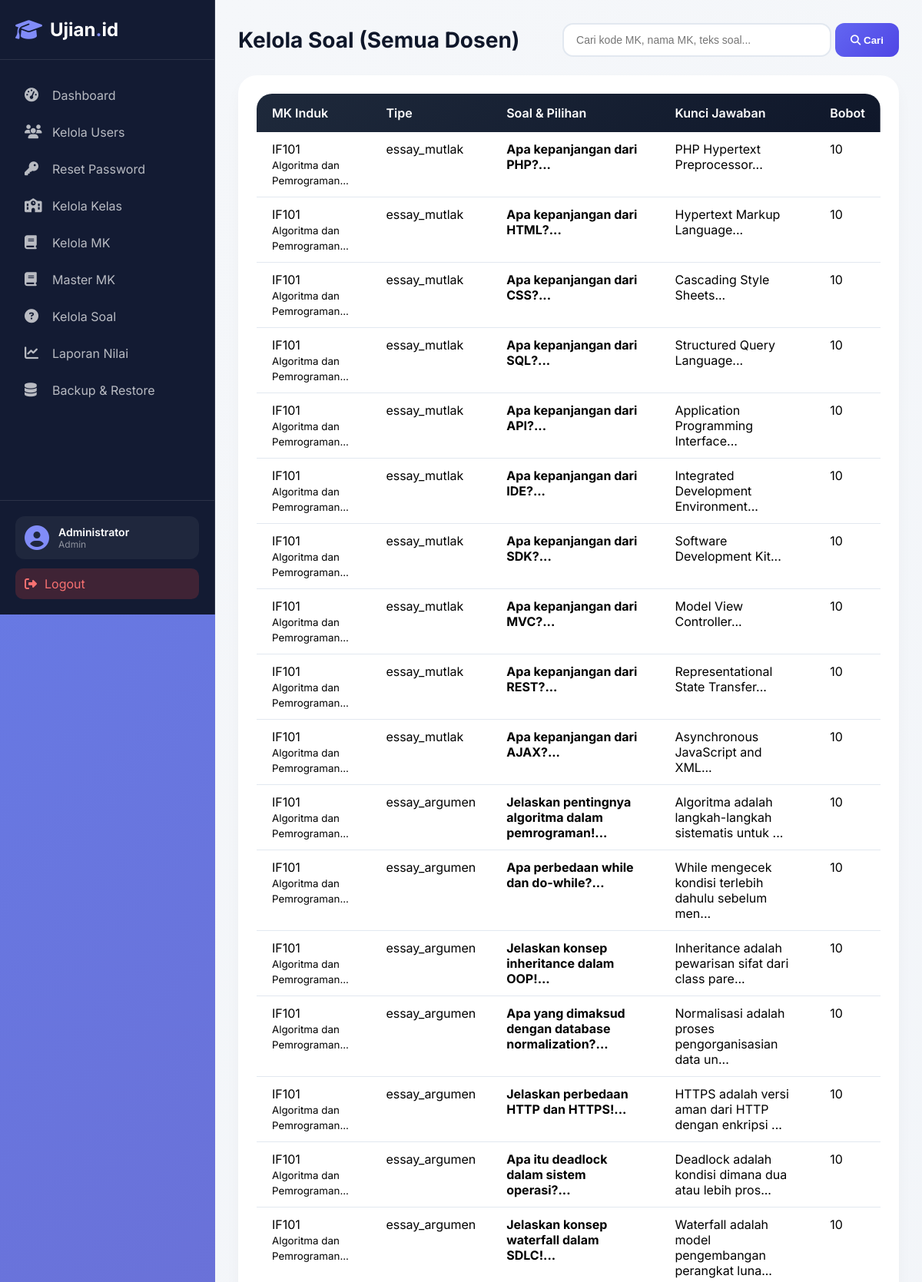
/admin/soal/index.php (signed in, upper part), run on the app's committed database.
### tables this page shows
CREATE TABLE `soal` (
  `id` int(11) NOT NULL AUTO_INCREMENT,
  `mk_id` int(11) NOT NULL,
  `mk_induk_id` int(11) DEFAULT NULL,
  `tipe_soal` enum('pg','essay_mutlak','essay_argumen') NOT NULL,
  `teks_soal` text NOT NULL,
  `pilihan_A` text DEFAULT NULL,
  `pilihan_B` text DEFAULT NULL,
  `pilihan_C` text DEFAULT NULL,
  `pilihan_D` text DEFAULT NULL,
  `pilihan_E` text DEFAULT NULL,
  `kunci_jawaban` text NOT NULL,
  `bobot` int(11) DEFAULT 10,
  `created_at` timestamp NOT NULL DEFAULT current_timestamp(),
  PRIMARY KEY (`id`),
  KEY `mk_id` (`mk_id`),
  KEY `fk_soal_mk_induk` (`mk_induk_id`),
  CONSTRAINT `fk_soal_mk_induk` FOREIGN KEY (`mk_induk_id`) REFERENCES `mata_kuliah_induk` (`id`) ON DELETE CASCADE,
  CONSTRAINT `soal_ibfk_1` FOREIGN KEY (`mk_id`) REFERENCES `mata_kuliah` (`id`) ON DELETE CASCADE
);

CREATE TABLE `mata_kuliah_induk` (
  `id` int(11) NOT NULL AUTO_INCREMENT,
  `kode_mk` varchar(20) NOT NULL,
  `nama_mk` varchar(100) NOT NULL,
  `created_at` timestamp NOT NULL DEFAULT current_timestamp(),
  PRIMARY KEY (`id`),
  UNIQUE KEY `kode_mk` (`kode_mk`)
);

### admin/soal/index.php (the view, shortened to what this page needs)
<?php
include '../../config/database.php';
$search = isset($_GET['search']) ? mysqli_real_escape_string($conn, trim($_GET['search'])) : '';
$query = "SELECT s.*, mki.kode_mk as mk_induk_kode, mki.nama_mk as mk_induk_nama
          FROM soal s
          JOIN mata_kuliah_induk mki ON s.mk_induk_id = mki.id";
$query .= " ORDER BY mki.kode_mk, s.id LIMIT 200";
$soal = mysqli_query($conn, $query);
include '../../includes/header.php';
?>
<div class="page-header">
    <h1 class="page-title">Kelola Soal (Semua Dosen)</h1>
    <div style="display: flex; gap: 10px; flex-wrap: wrap;">
        <form method="GET" style="display: flex; gap: 5px;">
            <input type="text" name="search" class="form-control" placeholder="Cari kode MK, nama MK, teks soal..."
                   value="<?= htmlspecialchars($search) ?>" style="width: 350px;">
            <button type="submit" class="btn-primary"><i class="fas fa-search"></i> Cari</button>
        </form>
    </div>
</div>
<div class="card-modern" style="overflow-x: auto;">
    <table class="table-modern" style="min-width: 800px;">
        <thead>
            <tr>
                <th>MK Induk</th>
                <th>Tipe</th>
                <th>Soal & Pilihan</th>
                <th>Kunci Jawaban</th>
                <th>Bobot</th>
            </tr>
        </thead>
        <tbody>
            <?php if(mysqli_num_rows($soal) > 0): ?>
                <?php while($row = mysqli_fetch_assoc($soal)): ?>
                <tr>
                    <td style="vertical-align: top;">
                        <?= htmlspecialchars($row['mk_induk_kode']) ?><br>
                        <small><?= htmlspecialchars(substr($row['mk_induk_nama'], 0, 25)) ?>...</small>
                     </td>
                    <td style="vertical-align: top;"><?= $row['tipe_soal'] ?></td>
                    <td style="max-width: 400px; vertical-align: top;">
                        <strong><?= htmlspecialchars(substr($row['teks_soal'], 0, 100)) ?>...</strong>
                     </td>
                    <td style="vertical-align: top;"><?= htmlspecialchars(substr($row['kunci_jawaban'], 0, 50)) ?>...</td>
                    <td style="vertical-align: top;"><?= $row['bobot'] ?></td>
                </tr>
                <?php endwhile; ?>
            <?php else: ?>
                <tr>
                    <td colspan="5" style="text-align:center">Belum ada data soal</td>
                </tr>
            <?php endif; ?>
        </tbody>
    </table>
</div>
<?php include '../../includes/footer.php'; ?>

### assets/css/style.css (style rules this page uses)
* { margin: 0; padding: 0; box-sizing: border-box; }
body { font-family: 'Inter', sans-serif; background: linear-gradient(135deg, #667eea 0%, #764ba2 100%); min-height: 100vh; }
.card-modern { background: white; border-radius: 24px; padding: 24px; box-shadow: 0 10px 25px -5px rgba(0,0,0,0.05), 0 8px 10px -6px rgba(0,0,0,0.02); transition: transform 0.2s ease, box-shadow 0.2s ease; }
.btn-primary { background: linear-gradient(135deg, #6366f1, #4f46e5); border: none; padding: 10px 20px; border-radius: 12px; color: white; font-weight: 600; cursor: pointer; transition: all 0.3s ease; text-decoration: none; display: inline-block; }
.form-control { width: 100%; padding: 12px 16px; border: 2px solid #e2e8f0; border-radius: 14px; font-size: 14px; transition: all 0.3s ease; }
.table-modern { width: 100%; background: white; border-radius: 20px; overflow: hidden; border-collapse: separate; border-spacing: 0; }
.table-modern thead tr { background: linear-gradient(135deg, #1e293b, #0f172a); color: white; }
.table-modern th { padding: 15px 20px; font-weight: 600; text-align: left; }
.table-modern td { padding: 12px 20px; border-bottom: 1px solid #e2e8f0; }
.page-header { display: flex; justify-content: space-between; align-items: center; margin-bottom: 24px; flex-wrap: wrap; }
.page-title { font-size: 28px; font-weight: 700; color: #0f172a; }

### data on the page
soal: mk_induk.kode_mk "IF101", mk_induk.nama_mk "Algoritma dan Pemrograman", tipe_soal "essay_mutlak", teks_soal "Apa kepanjangan dari PHP?", kunci_jawaban "PHP Hypertext Preprocessor", bobot "10"
soal: mk_induk.kode_mk "IF101", mk_induk.nama_mk "Algoritma dan Pemrograman", tipe_soal "essay_mutlak", teks_soal "Apa kepanjangan dari HTML?", kunci_jawaban "Hypertext Markup Language", bobot "10"
soal: mk_induk.kode_mk "IF101", mk_induk.nama_mk "Algoritma dan Pemrograman", tipe_soal "essay_mutlak", teks_soal "Apa kepanjangan dari CSS?", kunci_jawaban "Cascading Style Sheets", bobot "10"
soal: mk_induk.kode_mk "IF101", mk_induk.nama_mk "Algoritma dan Pemrograman", tipe_soal "essay_mutlak", teks_soal "Apa kepanjangan dari SQL?", kunci_jawaban "Structured Query Language", bobot "10"
soal: mk_induk.kode_mk "IF101", mk_induk.nama_mk "Algoritma dan Pemrograman", tipe_soal "essay_mutlak", teks_soal "Apa kepanjangan dari API?", kunci_jawaban "Application Programming Interface", bobot "10"
soal: mk_induk.kode_mk "IF101", mk_induk.nama_mk "Algoritma dan Pemrograman", tipe_soal "essay_mutlak", teks_soal "Apa kepanjangan dari IDE?", kunci_jawaban "Integrated Development Environment", bobot "10"
soal: mk_induk.kode_mk "IF101", mk_induk.nama_mk "Algoritma dan Pemrograman", tipe_soal "essay_mutlak", teks_soal "Apa kepanjangan dari SDK?", kunci_jawaban "Software Development Kit", bobot "10"
soal: mk_induk.kode_mk "IF101", mk_induk.nama_mk "Algoritma dan Pemrograman", tipe_soal "essay_mutlak", teks_soal "Apa kepanjangan dari MVC?", kunci_jawaban "Model View Controller", bobot "10"
soal: mk_induk.kode_mk "IF101", mk_induk.nama_mk "Algoritma dan Pemrograman", tipe_soal "essay_mutlak", teks_soal "Apa kepanjangan dari REST?", kunci_jawaban "Representational State Transfer", bobot "10"
soal: mk_induk.kode_mk "IF101", mk_induk.nama_mk "Algoritma dan Pemrograman", tipe_soal "essay_mutlak", teks_soal "Apa kepanjangan dari AJAX?", kunci_jawaban "Asynchronous JavaScript and XML", bobot "10"
soal: mk_induk.kode_mk "IF101", mk_induk.nama_mk "Algoritma dan Pemrograman", tipe_soal "essay_argumen", teks_soal "Jelaskan pentingnya algoritma dalam pemrograman!", kunci_jawaban "Algoritma adalah langkah-langkah sistematis untuk", bobot "10"
soal: mk_induk.kode_mk "IF101", mk_induk.nama_mk "Algoritma dan Pemrograman", tipe_soal "essay_argumen", teks_soal "Apa perbedaan while dan do-while?", kunci_jawaban "While mengecek kondisi terlebih dahulu sebelum men", bobot "10"
soal: mk_induk.kode_mk "IF101", mk_induk.nama_mk "Algoritma dan Pemrograman", tipe_soal "essay_argumen", teks_soal "Jelaskan konsep inheritance dalam OOP!", kunci_jawaban "Inheritance adalah pewarisan sifat dari class pare", bobot "10"
soal: mk_induk.kode_mk "IF101", mk_induk.nama_mk "Algoritma dan Pemrograman", tipe_soal "essay_argumen", teks_soal "Apa yang dimaksud dengan database normalization?", kunci_jawaban "Normalisasi adalah proses pengorganisasian data un", bobot "10"
soal: mk_induk.kode_mk "IF101", mk_induk.nama_mk "Algoritma dan Pemrograman", tipe_soal "essay_argumen", teks_soal "Jelaskan perbedaan HTTP dan HTTPS!", kunci_jawaban "HTTPS adalah versi aman dari HTTP dengan enkripsi", bobot "10"
soal: mk_induk.kode_mk "IF101", mk_induk.nama_mk "Algoritma dan Pemrograman", tipe_soal "essay_argumen", teks_soal "Apa itu deadlock dalam sistem operasi?", kunci_jawaban "Deadlock adalah kondisi dimana dua atau lebih pros", bobot "10"
soal: mk_induk.kode_mk "IF101", mk_induk.nama_mk "Algoritma dan Pemrograman", tipe_soal "essay_argumen", teks_soal "Jelaskan konsep waterfall dalam SDLC!", kunci_jawaban "Waterfall adalah model pengembangan perangkat luna", bobot "10"

### other printed values
$_SESSION['nama'] "Administrator"
$_SESSION['role'] "Admin"
